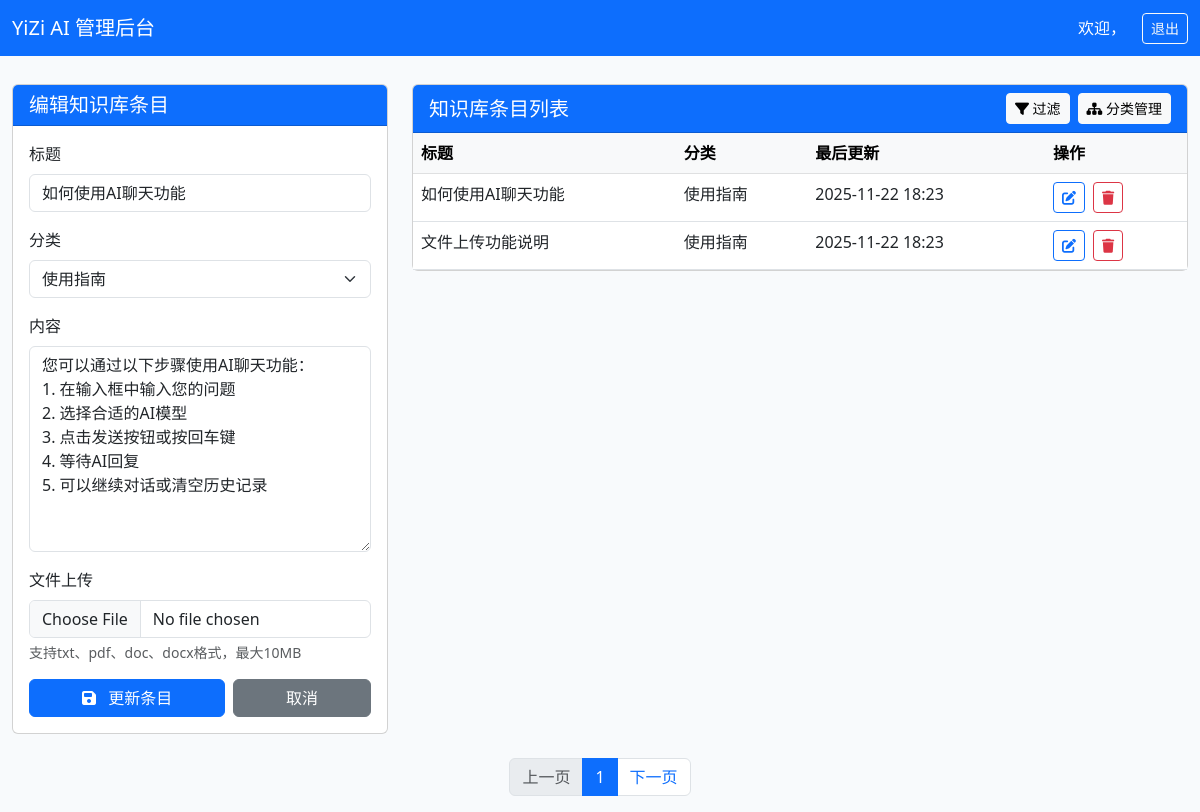
The app's page /admin/kb-manager.php?edit=1 with its own data.
### tables this page shows
CREATE TABLE `kb_entries` (
  `id` int(11) NOT NULL AUTO_INCREMENT,
  `title` varchar(255) NOT NULL COMMENT '标题',
  `content` longtext NOT NULL COMMENT '内容',
  `summary` text COMMENT '摘要',
  `category_id` int(11) DEFAULT NULL COMMENT '分类ID',
  `tags` varchar(500) DEFAULT '' COMMENT '标签',
  `file_path` varchar(255) DEFAULT NULL COMMENT '关联文件路径',
  `file_type` varchar(50) DEFAULT NULL COMMENT '文件类型',
  `file_size` int(11) DEFAULT NULL COMMENT '文件大小',
  `view_count` int(11) DEFAULT 0 COMMENT '查看次数',
  `created_at` timestamp NOT NULL DEFAULT CURRENT_TIMESTAMP COMMENT '创建时间',
  `updated_at` timestamp NOT NULL DEFAULT CURRENT_TIMESTAMP ON UPDATE CURRENT_TIMESTAMP COMMENT '更新时间',
  PRIMARY KEY (`id`),
  FULLTEXT KEY `idx_content` (`title`,`content`,`summary`),
  KEY `idx_category` (`category_id`),
  KEY `idx_tags` (`tags`),
  KEY `idx_created_at` (`created_at`)
);

CREATE TABLE `kb_categories` (
  `id` int(11) NOT NULL AUTO_INCREMENT,
  `name` varchar(100) NOT NULL COMMENT '分类名称',
  `description` text COMMENT '分类描述',
  `sort_order` int(11) DEFAULT 0 COMMENT '排序',
  `created_at` timestamp NOT NULL DEFAULT CURRENT_TIMESTAMP COMMENT '创建时间',
  PRIMARY KEY (`id`),
  KEY `idx_sort_order` (`sort_order`)
);

### admin/kb-manager.php (the view, shortened to what this page needs)
<?php
require 'auth.php';
$stmt = $pdo->query("SELECT * FROM kb_categories ORDER BY name");
$categories = $stmt->fetchAll(PDO::FETCH_ASSOC);
$stmt = $pdo->query("SELECT e.*, c.name as category_name
                    FROM kb_entries e
                    LEFT JOIN kb_categories c ON e.category_id = c.id
                    ORDER BY e.updated_at DESC");
$entries = $stmt->fetchAll(PDO::FETCH_ASSOC);
$edit_entry = null;
if (isset($_GET['edit'])) {
    $stmt = $pdo->prepare("SELECT * FROM kb_entries WHERE id = ?");
    $stmt->execute([$_GET['edit']]);
    $edit_entry = $stmt->fetch(PDO::FETCH_ASSOC);
}
?>
<!DOCTYPE html>
<html lang="zh-CN">
<head>
    <link href="https://cdn.bootcdn.net/ajax/libs/bootstrap/5.3.0/css/bootstrap.min.css" rel="stylesheet">
    <link href="https://cdnjs.cloudflare.com/ajax/libs/font-awesome/6.4.0/css/all.min.css" rel="stylesheet">
</head>
<body>
    <nav class="navbar navbar-expand-lg navbar-dark bg-primary fixed-top">
        <div class="container-fluid">
            <a class="navbar-brand" href="#">YiZi AI 管理后台</a>
            <div class="d-flex align-items-center">
                <span class="text-white me-3">欢迎，<?= htmlspecialchars($_SESSION['user']['username']) ?></span>
                <a href="../logout.php" class="btn btn-outline-light btn-sm">退出</a>
            </div>
        </div>
    </nav>
    <div class="container-fluid mt-4">
        <div class="row">
            <div class="col-md-4">
                <div class="card">
                    <div class="card-header bg-primary text-white">
                        <h5 class="mb-0"><?= $edit_entry ? '编辑知识库条目' : '添加新知识库条目' ?></h5>
                    </div>
                    <div class="card-body">
                        <form method="post" enctype="multipart/form-data">
                            <div class="mb-3">
                                <label class="form-label">标题</label>
                                <input type="text" name="title" class="form-control" required
                                       value="<?= $edit_entry['title'] ?? '' ?>">
                            </div>
                            <div class="mb-3">
                                <label class="form-label">分类</label>
                                <select name="category_id" class="form-select">
                                    <?php foreach ($categories as $category): ?>
                                        <option value="<?= $category['id'] ?>" <?=
                                            (isset($edit_entry['category_id']) && $edit_entry['category_id'] == $category['id']) ? 'selected' : ''
                                        ?>><?= htmlspecialchars($category['name']) ?></option>
                                    <?php endforeach; ?>
                                </select>
                            </div>
                            <div class="mb-3">
                                <label class="form-label">内容</label>
                                <textarea name="content" class="form-control" rows="8"><?=
                                    $edit_entry['content'] ?? ''
                                ?></textarea>
                            </div>
                            <div class="mb-3">
                                <label class="form-label">文件上传</label>
                                <input type="file" name="file" class="form-control">
                                <div class="form-text">支持txt、pdf、doc、docx格式，最大10MB</div>
                            </div>
                            <div class="d-flex gap-2">
                                <button type="submit" class="btn btn-primary flex-fill">
                                    <i class="fas fa-save me-2"></i>
                                    <?= $edit_entry ? '更新条目' : '创建条目' ?>
                                </button>
                                <?php if ($edit_entry): ?>
                                    <a href="kb-manager.php" class="btn btn-secondary flex-fill">取消</a>
                                <?php endif; ?>
                            </div>
                        </form>
                    </div>
                </div>
            </div>
            <div class="col-md-8">
                <div class="card">
                    <div class="card-header bg-primary text-white d-flex justify-content-between align-items-center">
                        <h5 class="mb-0">知识库条目列表</h5>
                        <div class="d-flex gap-2">
                            <button class="btn btn-light btn-sm" data-bs-toggle="collapse" href="#filterPanel">
                                <i class="fas fa-filter"></i> 过滤
                            </button>
                            <a href="kb_categories.php" class="btn btn-light btn-sm">
                                <i class="fas fa-sitemap"></i> 分类管理
                            </a>
                        </div>
                    </div>
                    <div class="card-body p-0">
                        <div class="table-responsive">
                            <table class="table table-hover mb-0">
                                <thead class="table-light">
                                    <tr>
                                        <th>标题</th>
                                        <th>分类</th>
                                        <th>最后更新</th>
                                        <th>操作</th>
                                    </tr>
                                </thead>
                                <tbody>
                                    <?php foreach ($entries as $entry): ?>
                                        <tr class="kb-card">
                                            <td><?= htmlspecialchars($entry['title']) ?></td>
                                            <td><?= $entry['category_name'] ?? '-' ?></td>
                                            <td><?= date('Y-m-d H:i', strtotime($entry['updated_at'])) ?></td>
                                            <td>
                                                <div class="d-flex gap-2">
                                                    <a href="kb-manager.php?edit=<?= $entry['id'] ?>"
                                                       class="btn btn-sm btn-outline-primary">
                                                        <i class="fas fa-edit"></i>
                                                    </a>
                                                    <form method="post" onsubmit="return confirm('确定要删除吗？')">
                                                        <button type="submit" class="btn btn-sm btn-outline-danger">
                                                            <i class="fas fa-trash"></i>
                                                        </button>
                                                    </form>
                                                </div>
                                            </td>
                                        </tr>
                                    <?php endforeach; ?>
                                </tbody>
                            </table>
                        </div>
                    </div>
                </div>
            </div>
        </div>
    </div>
    <div class="d-flex justify-content-center mt-4">
        <nav>
            <ul class="pagination">
                <li class="page-item disabled"><a class="page-link" href="#">上一页</a></li>
                <li class="page-item active"><a class="page-link" href="#">1</a></li>
                <li class="page-item"><a class="page-link" href="#">下一页</a></li>
            </ul>
        </nav>
    </div>
</body>
</html>

### admin/kb-manager.php (style rules this page uses)
body { background: #f8fafc; padding-top: 60px; }

### records on screen
kb_entries: title "如何使用AI聊天功能", category_id "使用指南", content "您可以通过以下步骤使用AI聊天功能： 1. 在输入框中输入您的问题 2. 选择合适的AI模型 3. 点击发送按钮或按回车键 4. 等待AI回复 5. 可以继续对话或清空历史记录", category.name "使用指南", updated_at "2025-11-22 18:23"
kb_entries: title "文件上传功能说明", category.name "使用指南", updated_at "2025-11-22 18:23"
